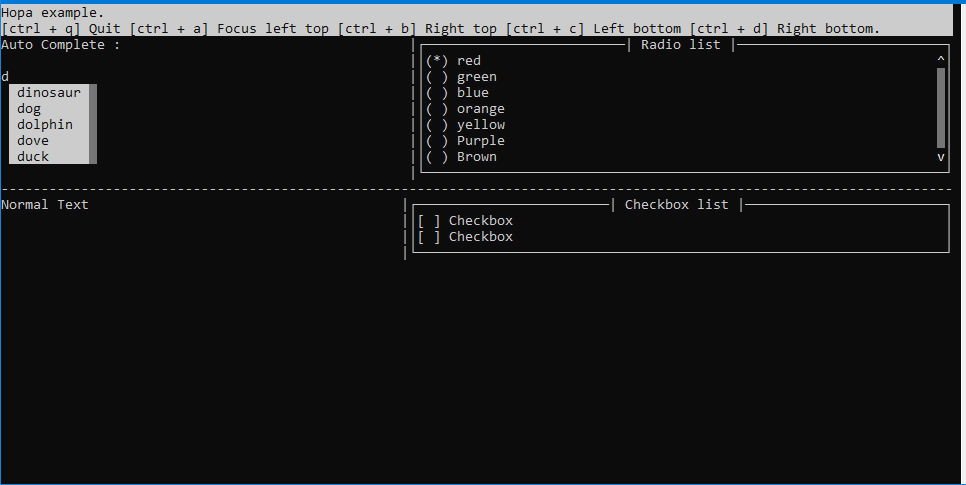

Reproduce this figure in Python.
#!/usr/bin/env python
"""
Horizontal split example.
"""
from prompt_toolkit.application import Application
from prompt_toolkit.key_binding import KeyBindings
from prompt_toolkit.layout.containers import HSplit, Window, VSplit, FloatContainer, Float
from prompt_toolkit.layout.controls import FormattedTextControl, BufferControl
from prompt_toolkit.layout.layout import Layout
from prompt_toolkit.buffer import Buffer
from prompt_toolkit.document import Document
from prompt_toolkit.completion import WordCompleter
from prompt_toolkit.layout.menus import CompletionsMenu

from prompt_toolkit.widgets import (
    Box,
    Button,
    Checkbox,
    Dialog,
    Frame,
    Label,
    MenuContainer,
    MenuItem,
    ProgressBar,
    RadioList,
    TextArea,
)
# 1. The layout

top_text = (
    "Hopa example.\n"
    "[ctrl + q] Quit [ctrl + a] Focus left top [ctrl + b] Right top [ctrl + c] Left bottom [ctrl + d] Right bottom."
)


animal_completer = WordCompleter(
    [
        "alligator",
        "ant",
        "ape",
        "bat",
        "bear",
        "beaver",
        "bee",
        "bison",
        "butterfly",
        "cat",
        "chicken",
        "crocodile",
        "dinosaur",
        "dog",
        "dolphin",
        "dove",
        "duck",
        "eagle",
        "elephant",
        "fish",
        "goat",
        "gorilla",
        "kangaroo",
        "leopard",
        "lion",
        "mouse",
        "rabbit",
        "rat",
        "snake",
        "spider",
        "turkey",
        "turtle",
    ],
    ignore_case=True,
)

checkbox1 = Checkbox(text="Checkbox")
checkbox2 = Checkbox(text="Checkbox")

radios = RadioList(
    values=[
        ("Red", "red"),
        ("Green", "green"),
        ("Blue", "blue"),
        ("Orange", "orange"),
        ("Yellow", "yellow"),
        ("Purple", "Purple"),
        ("Brown", "Brown"),
    ]
)

left_top = Window(BufferControl(Buffer(document=Document(
    'Auto Complete : '), completer=animal_completer, complete_while_typing=True)))


left_bottom = Window(BufferControl(Buffer(document=Document('Normal Text '))))


right_top = Frame(title="Radio list", body=radios)


right_bottom = Frame(
    title="Checkbox list",
    body=HSplit([checkbox1, checkbox2]),
)


body = FloatContainer(
    content=HSplit(
        [
            Window(FormattedTextControl(top_text), height=2, style="reverse"),
            VSplit(
                [
                    # Window(FormattedTextControl("LEFT UP")),
                    left_top,
                    Window(width=1, char="|"),
                    right_top,
                    # Window(FormattedTextControl("Right UP")),
                ]
            ),
            Window(height=1, char="-"),  # Horizontal line in the middle.
            VSplit(
                [
                    left_bottom,
                    # Window(FormattedTextControl("left Down")),
                    Window(width=1, char="|"),
                    right_bottom,
                    # Window(FormattedTextControl("right Down")),
                ]
            ),

        ]
    ),
    floats=[
        Float(
            xcursor=True,
            ycursor=True,
            content=CompletionsMenu(max_height=16, scroll_offset=1),
        )
    ],
)


# 2. Key bindings
kb = KeyBindings()


@kb.add("c-q")
def _(event):
    "Quit application."
    event.app.exit()


@kb.add("c-a")
def _(event):
    event.app.layout.focus(left_top)


@kb.add("c-b")
def _(event):
    event.app.layout.focus(right_top)


@kb.add("c-c")
def _(event):
    event.app.layout.focus(left_bottom)


@kb.add("c-d")
def _(event):
    event.app.layout.focus(right_bottom)


@kb.add("tab")
def _(event):
    event.app.layout.focus_next()


@kb.add("s-tab")
def _(event):
    event.app.layout.focus_previous()


# 3. The `Application`
application = Application(layout=Layout(
    body), key_bindings=kb, full_screen=True)


def run():
    application.run()


if __name__ == "__main__":
    run()
